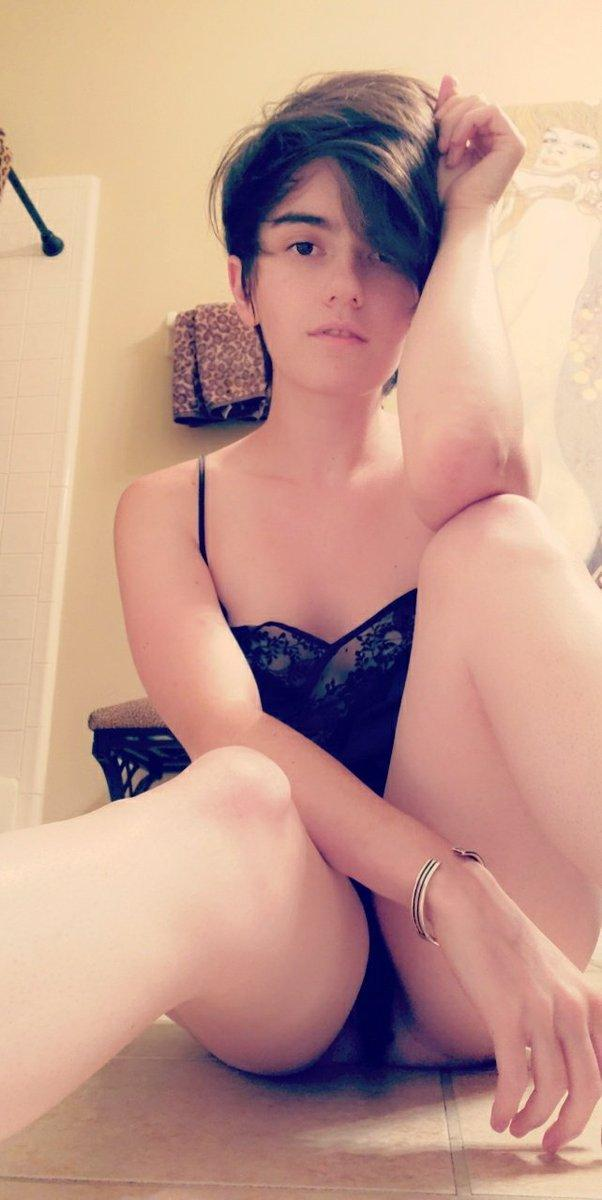
#> input picture python_stuff/data_femboys/0.jpg, 602 x 1200 px; its folder holds only this picture in this run
$ python ui2.py
#> lines starting #> are read from the running program, lines starting #| are printed output that depends on the picture
import os
import tkinter as tk
from PIL import Image, ImageTk, ImageFilter, ImageEnhance
import time

#################################################

dir_in = "./data_femboys"
dir_in_files = os.listdir(dir_in)

dir_out = dir_in+"_filtered"
image_out_size = 64

image_index = -1 # Don't worry about it man, keep going, it's -1 for a reason.
image_original: Image.Image
image_ratio = 1
image_zoomed: Image.Image
# The image that is previewed in the tk window & exported(after resizing ofc)
image_preview: Image.Image
image_preview_size = 300

image_tk: ImageTk.PhotoImage
image_tk_label: tk.Label

# x is equal to 0 at cursor_padding and is equal to 1 at width-cursor_padding
# Same with y.
cursor_padding = 30

zoom_factor = 30
zoom_level = 0 # How zoomed we are essentially.

# Saved to put it in the cfg file.
x_norm,y_norm = 0,0
# The final x and y in image_zoomed space.
x_final,y_final = 0,0

cfg_str = dir_in+"\n"

#################################################

def update_tk():
	global image_preview
	global image_tk_label
	global image_tk

	image_preview = image_zoomed.crop((x_final, y_final,image_preview_size+x_final, image_preview_size+y_final))
	image_tk = ImageTk.PhotoImage(image_preview)
	image_tk_label.configure(image=image_tk)

def open_next_image():
	global image_index
	global image_original
	global image_preview
	global image_zoomed
	global image_tk
	global image_ratio

	image_index+=1

	image_original = Image.open(dir_in+"/"+dir_in_files[image_index])
#> image_original is the input picture: PIL image 602x1200 RGB; mean R, G, B 195.7, 154.8, 141.2
	image_original = image_original

	w, h = image_original.width, image_original.height
#> w = 602; h = 1200
	image_ratio = w/h
#> image_ratio = 0.502

	# Confining image to image_preview_size
	w, h = image_original.width, image_original.height
	if w > h:
		image_original = image_original.resize((int(w*(image_preview_size/h)), image_preview_size))
	else:
		image_original = image_original.resize((image_preview_size, int(h*(image_preview_size/w))))
#> image_original: PIL image 300x598 RGB

	image_zoomed = image_original.copy()


	image_preview = image_original.crop((0,0,image_preview_size,image_preview_size))
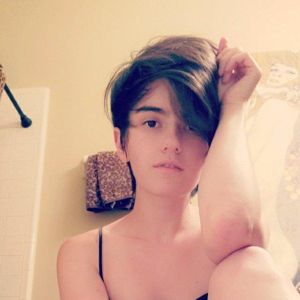
#> image_preview: PIL image 300x300 RGB; mean R, G, B 207.7, 169.6, 148.9

	image_tk = ImageTk.PhotoImage(image_preview)


# Returns value from 0 to 1 proportional to padding and the preview size.
# [63 lines left out: functions normalize, on_motion, on_wheel, on_lclick, on_close, not called in this run]

def on_key(event):
	if event.char == ' ':
		open_next_image()

#################################################
loop_running = True
def main():
	global image_tk_label
	global image_tk
	global loop_running

	root = tk.Tk()
	root.wm_resizable(False,False)
	root.bind('<Motion>', on_motion)
	# For Windows
	root.bind('<MouseWheel>', on_wheel)
	# For Linux
	root.bind("<Button-4>", on_wheel)
	root.bind("<Button-5>", on_wheel)

	root.bind("<Key>", on_key)
	root.bind("<Button-1>", on_lclick)
	root.protocol("WM_DELETE_WINDOW", on_close)

	open_next_image()

	image_tk_label = tk.Label(root, image=image_tk)
	image_tk_label.pack()

	canvas = tk.Canvas(root, width=image_preview_size, height=image_preview_size)
	canvas.pack()

	while loop_running:
		update_tk()
		root.update()

		time.sleep(0.016)
#> (the run stopped early here; a loop or call above may not have finished)
